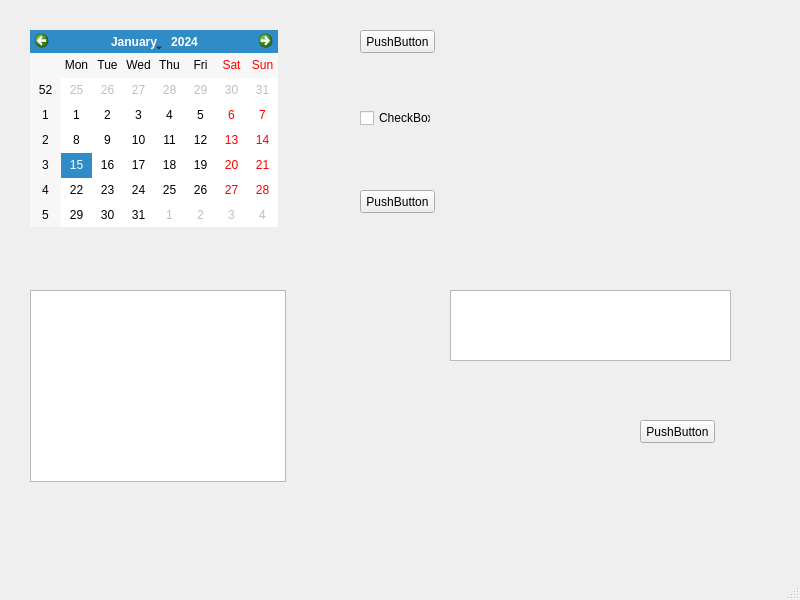
<?xml version="1.0" encoding="UTF-8"?>
<ui version="4.0">
 <class>MainWindow</class>
 <widget class="QMainWindow" name="MainWindow">
  <property name="geometry">
   <rect>
    <x>0</x>
    <y>0</y>
    <width>800</width>
    <height>600</height>
   </rect>
  </property>
  <property name="windowTitle">
   <string>MainWindow</string>
  </property>
  <widget class="QWidget" name="centralwidget">
   <widget class="QCalendarWidget" name="calendarWidget">
    <property name="geometry">
     <rect>
      <x>30</x>
      <y>30</y>
      <width>248</width>
      <height>197</height>
     </rect>
    </property>
   </widget>
   <widget class="QPushButton" name="pushButton">
    <property name="geometry">
     <rect>
      <x>360</x>
      <y>30</y>
      <width>75</width>
      <height>23</height>
     </rect>
    </property>
    <property name="text">
     <string>PushButton</string>
    </property>
   </widget>
   <widget class="QPushButton" name="pushButton_2">
    <property name="geometry">
     <rect>
      <x>360</x>
      <y>190</y>
      <width>75</width>
      <height>23</height>
     </rect>
    </property>
    <property name="text">
     <string>PushButton</string>
    </property>
   </widget>
   <widget class="QPushButton" name="pushButton_3">
    <property name="geometry">
     <rect>
      <x>640</x>
      <y>420</y>
      <width>75</width>
      <height>23</height>
     </rect>
    </property>
    <property name="text">
     <string>PushButton</string>
    </property>
   </widget>
   <widget class="QCheckBox" name="checkBox">
    <property name="geometry">
     <rect>
      <x>360</x>
      <y>110</y>
      <width>71</width>
      <height>16</height>
     </rect>
    </property>
    <property name="text">
     <string>CheckBox</string>
    </property>
   </widget>
   <widget class="QTextBrowser" name="textBrowser">
    <property name="geometry">
     <rect>
      <x>30</x>
      <y>290</y>
      <width>256</width>
      <height>192</height>
     </rect>
    </property>
   </widget>
   <widget class="QTextEdit" name="textEdit">
    <property name="geometry">
     <rect>
      <x>450</x>
      <y>290</y>
      <width>281</width>
      <height>71</height>
     </rect>
    </property>
   </widget>
  </widget>
  <widget class="QMenuBar" name="menubar">
   <property name="geometry">
    <rect>
     <x>0</x>
     <y>0</y>
     <width>800</width>
     <height>23</height>
    </rect>
   </property>
  </widget>
  <widget class="QStatusBar" name="statusbar"/>
 </widget>
 <resources/>
 <connections>
  <connection>
   <sender>pushButton</sender>
   <signal>clicked()</signal>
   <receiver>calendarWidget</receiver>
   <slot>hide()</slot>
   <hints>
    <hint type="sourcelabel">
     <x>372</x>
     <y>63</y>
    </hint>
    <hint type="destinationlabel">
     <x>251</x>
     <y>63</y>
    </hint>
   </hints>
  </connection>
  <connection>
   <sender>pushButton_2</sender>
   <signal>clicked()</signal>
   <receiver>calendarWidget</receiver>
   <slot>show()</slot>
   <hints>
    <hint type="sourcelabel">
     <x>387</x>
     <y>225</y>
    </hint>
    <hint type="destinationlabel">
     <x>260</x>
     <y>229</y>
    </hint>
   </hints>
  </connection>
 </connections>
</ui>
